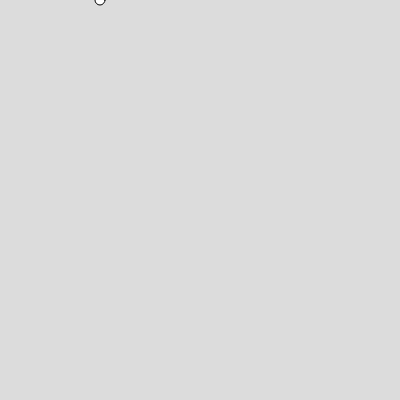
Frame 1 (no input)
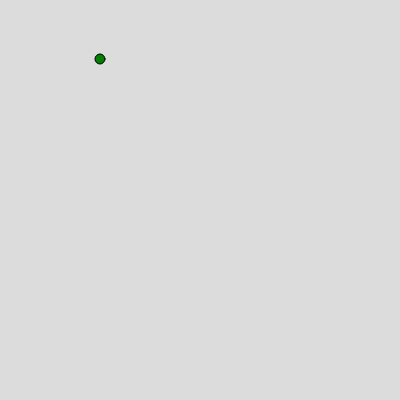
Frame 60 (no input)
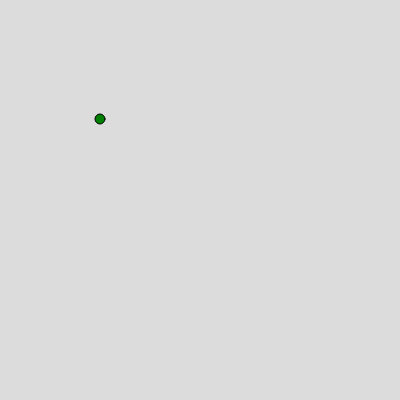
Frame 120 (the mouse pressed at the canvas centre since frame 60)

The p5.js sketch that drew these frames (run headless with seeded random() and noise() and a simulated clock; from frame 60 on, the mouse is pressed at the canvas centre):

// p5.js sketch
// ── sketch.js
var ball = {
  x: 100,
  y: 0,
  xspeed: 0,
  yspeed: 10,
  color: ["yellow","blue","red","green"],
  r:10,
};

function setup() {
  createCanvas(400, 400);
}

function draw() {
  background(220);
circle(ball.x,ball.y,ball.r);
fill(ball.color[3]);
ball.yspeed=1;
ball.y=ball.y+ball.yspeed;
}
